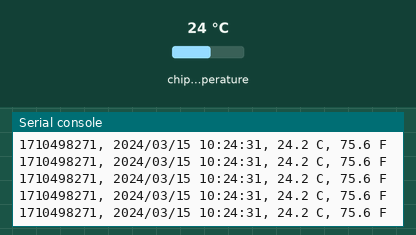
Bench run of a program on a simulated Raspberry Pi Pico running MicroPython. On the bench: the last lines printed to the serial console. Inputs (shaded band) come from the test bench; at power-on: chip temperature 24 °C. The clock reads 2024-03-15 10:24:30 at power-on unless the program sets it.

Above: at 1.2 s.
1.3 s: chip temperature set to 1 °C
At 1.8 s:
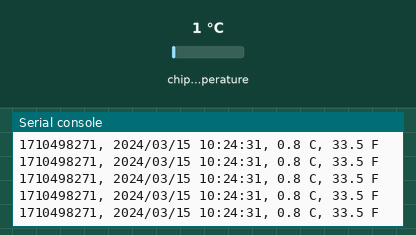
2.8 s: chip temperature set to 11 °C
At 3.3 s:
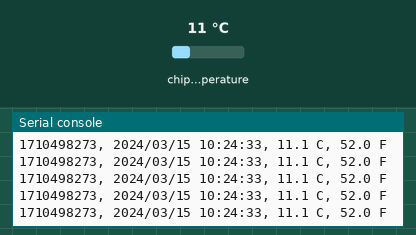

The program:

get_temperature.py
```python
# get_temperature.py - Display flash info, time, and temperature
#   of the microcontroller

import gc
from os import statvfs
from machine import ADC
from time import sleep, time, localtime

# Get the number of bytes of available heap RAM
gc.collect()
free_memory = gc.mem_free()

# Display the amount of free RAM on the console
KB = 1024
print("Free Memory Size: {:,} bytes, {:,.1f} KB".\
      format(free_memory, free_memory / KB))

# Get flash memory size and storage consumption
flash_status = statvfs("/")
flash_size = flash_status[1] * flash_status[2]
flash_free = flash_status[0] * flash_status[3]
flash_used = flash_size - flash_free

# Display the flash file system stats on the console
print("File System Size: {:,} bytes, {:,.1f} KB".\
      format(flash_size, flash_size / KB))
print("File System Used: {:,} bytes, {:,.1f} KB".\
      format(flash_used, flash_used / KB))
print("File System Free: {:,} bytes, {:,.1f} KB\n".\
      format(flash_free, flash_free / KB))

# Set up ADC internal temperature reading
temperature_sensor = ADC(ADC.CORE_TEMP)
conversion_factor = 3.3 / (65535)

while True:
    # Get the Unix time and local time
    time_unix  = time() # Unix epoch time
    time_local = "%4d/%02d/%02d %02d:%02d:%02d" \
                 % localtime(time_unix)[:6]

    # Get the core temperature of the microcontroller
    temp_reading = temperature_sensor.read_u16() \
                   * conversion_factor
    tempCelsius = 27 - (temp_reading - 0.706)/0.001721
    tempFahrenheit = 1.8 * tempCelsius + 32

    # Display temperature on the console
    print("{}, {}, {:,.1f} C, {:,.1f} F". \
      format(time_unix, time_local, tempCelsius, tempFahrenheit))

sleep(1)  # delay
```

Measured:
- after the input at 1.3 s, the serial console: prints a new line at once (image 1)
- after the input at 2.8 s, the serial console: prints a new line at once (image 2)
